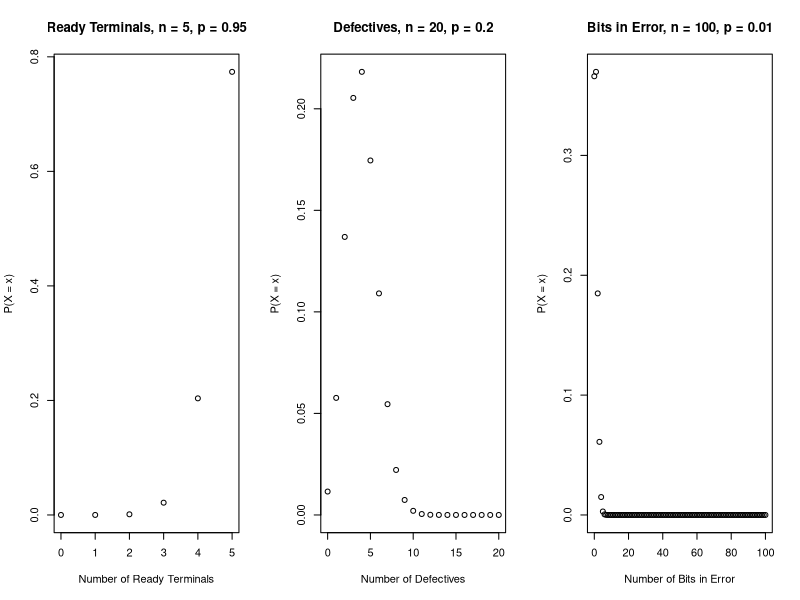

Generate this figure with R:
#
# Hands on exercise on R
# Day 5 - Binomial Distribution
# Author @Gudi Varaprasad - 19BCE7048
# Date : 23-11-2020
# 
#----------------------------------------------------------------------------

# a) Find the probability of getting exactly 3 ready terminals
dbinom(x = 3, size =5, prob = 0.95)

# b) Find all the probabilities.
x<- 0:5
dbinom(x, size= 5, prob =0.95)

# 2
x<- 0:20
dbinom(x, 20, 0.2)

# 3
x<- 0:100
dbinom(x,100, 0.01)


# 4 Plot all of the above problems in a single window for random variable and respective Probability distribution
windows()
par(mfrow = c(1,3)) # single window

x<-0:5 #question 1
plot(x, dbinom(x, size = 5, prob = 0.95),
     xlab = "Number of Ready Terminals",
     ylab = "P(X = x)",
     main = "Ready Terminals, n = 5, p = 0.95")


x<-0:20 #question 2
plot(x, dbinom(x, size = 20, prob = 0.2),
     xlab = "Number of Defectives",
     ylab = "P(X = x)",
     main = "Defectives, n = 20, p = 0.2")


x<-0:100 #question 3
plot(x, dbinom(x, size = 100, prob = 0.01),
     xlab = "Number of Bits in Error",
     ylab = "P(X = x)",
     main = "Bits in Error, n = 100, p = 0.01")


# 5

# P(X <= 3): n = 5, p = 0.95
  pbinom(3, 5, 0.95)
  
# P(X > 3):
  1-pbinom(3, 5, 0.95)
  
  
# P(X <= 4): n = 20, p = 0.2
  pbinom (4, size = 20, prob =0.2)

# P(X > 4) = 1- P(X <= 4 )
  1- pbinom(4, size = 20, prob = 0.2)
  
  x<-0:20
  prob<- pbinom(x, size = 20, prob=0.2)
  
# round to 4 decimal places:
  round(prob, 4) 
  
# The probability that a patient recover from a rare blood disease is 0.4. If 15
# people are known to have contracted this disease, what is the probability that

  # (a) at least 10 survive,  p = 0.4 , q = 1-0.4 = 0.6; P(X >= 10):
  1-pbinom(10,15,0.4) + dbinom(x = 10, size =15, prob = 0.4)
  
  # (b) from 3 to 8 survive
  pbinom(8,15,0.4) - pbinom(3,15,0.4) + dbinom(3,15,0.4)
  
  
  # (c) exactly 5 survive?
  dbinom(x = 5, size =15, prob = 0.4)
  
# Write your own function for Binomial Distribution and cumulative binomial distribution.

# for Binomial Distribution  
binomialfunc = function(x,n,p) {
    bprob = choose(n,x)*(p^x)*((1-p)^(n-x))
    return(bprob)
}
binomialfunc(7,17,0.3) #example

# cumulative binomial distribution function
cbinomialfunc = function(x,n,p) {
  cbprob = sum(choose(n,x)*(p^x)*((1-p)^(n-x)))
  return(cbprob)
}
cbinomialfunc(1:7,17,0.55) #example


# GVP